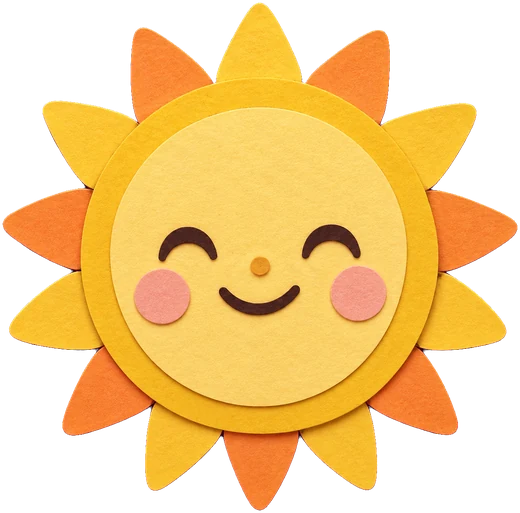
#> input picture art_src/cards/refs/sw_sun.png, 520 x 513 px, given in place of korean_nature_00.webp, which was not available
$ python m3_3_jobs.py
#> lines starting #> are read from the running program, lines starting #| are printed output that depends on the picture
### tools/art/paper_jobs.py
#!/usr/bin/env python3
"""FELT -> PAPER redraw jobs for the shared library and the finished tales (2026-11-22, user: "펠트 질감 싫은뎅",
"다 종이로 변경 기존 동화도요"). Every felt sheet is redrawn PIECE FOR PIECE from itself (the felt raw is the reference:
same count, positions, silhouettes, colours), so tools/art/paper_swap.py can map each new piece onto the old card id.

  python3 tools/art/paper_jobs.py                      # writes tools/art/paper_jobs.json
  bash -c 'python3 tools/run_jobs.py tools/art/paper_jobs.json <ids>'

Outputs <raw dir>/<sheet>_paper.png next to the felt raw (the felt raw is copied to <sheet>_felt.png when the paper
version is swapped in). Groups (job id prefixes): atlas_* (shared atlas sheets), cards_* (the 해와 바람 card kit), and
the tale story sheets (three_pigs: story_houses / story_build_props / story_hearth / story_room; witch_candy: story_wc_*).
The PAPER block is the sunmoon one (tools/art/sunmoon_jobs.py) without the Korean setting words.
"""
import json, os

HERE = os.path.dirname(os.path.abspath(__file__))
ROOT = os.path.abspath(os.path.join(HERE, "..", ".."))

BG = ("on a perfectly flat, uniform, solid pure MAGENTA background (#FF00FF, RGB 255,0,255) with no texture, no gradient, "
      "no vignette, no shadows on the background. Every piece is fully separate and isolated, with a clear empty magenta gap "
      "between pieces; pieces never touch or overlap each other and never touch the image border. "
      "No grid lines, no labels, no text, no letters, no numbers. ")
COLOUR = ("COLOUR RULE: keep the reference colours, but NO magenta-ish colour anywhere: every pink is a warm CORAL-PEACH or "
          "SALMON-ROSE (orange-leaning), any purple a deep BLUE-violet. ")
PAPER = ("STYLE (same for every piece): flat orthographic view, a die-cut pop-up book piece made of MATTE CUT PAPER and "
         "thin cardstock: every colour area is a separate cut or torn sheet of coloured paper glued in layers (a lighter "
         "or darker paper layer on top for shading and detail), crisp cut edges or softly torn deckled edges, each layer "
         "edge with a thin darker cut line and a faint lighter rim on its upper-left (lit) side, fine paper-fibre grain "
         "like handmade mulberry paper, matte, no gloss. ABSOLUTELY NO felt, NO wool, NO fuzz, NO fabric or "
         "knitted texture, NO stitches, NO dashed stitch lines, NO dotted seam lines, NO sewing seams, NO embroidery. "
         "Details are small cut paper shapes or a thin printed line, never stitching. Warm picture book for ages 3-7, "
         "no cast shadows, no drop shadows, no glow, no white sticker border around the pieces. " + COLOUR)
REDRAW = ("REDRAW the reference prop sheet for a children's pop-up storybook PIECE FOR PIECE: the SAME number of pieces in "
          "the SAME positions and the SAME left-to-right / top-to-bottom order, the same shapes, silhouettes, proportions, "
          "sizes and colours, the same objects and the same small motifs (flowers, leaves, windows) where they are cut "
          "shapes; ONLY the material changes from felt to paper. Every dashed or dotted stitch line in the reference is "
          "REMOVED (replace a stitched ridge or hem by a slightly lighter or darker paper layer edge). ")
MATERIALS = ("Objects keep their own material read in paper form: thatch and straw as layered cut straw-paper strips, "
             "plaster as cream paper, wood grain as cut brown paper strips, brick as small cut red-brown paper "
             "rectangles, stone as grey paper pieces, roof tiles as overlapping cut paper scales, water as layered "
             "teal / blue paper with cut cream ripple slivers, clouds as layered cut cream paper with NO dashed lines, "
             "plants and trees as layered cut paper leaves, fur and feathers as layered cut paper, faces simple. ")
CHAR = ("Characters and animals keep EXACTLY the reference design (face, eyes, mouth, expression, hair, clothes, colours, "
        "proportions, pose); only the material changes from felt to cut paper: clothes as cut paper panels, trims and "
        "ribbons as thin paper strips, fur and stripes as cut paper shapes. ")

RAW_A = "art_src/atlas/raw/"
RAW_K = "art_src/cards/raw/"
ATLAS_SHARED = ["hills_clouds", "meadow_field", "stream_water", "forest_broadleaf", "forest_conifer", "bushes_hedges",
                "spring_blossom", "autumn", "small_decor", "village_houses", "village_props", "farm_animals",
                "fairytale_west", "korean_nature", "korean_village", "winter_snow"]
TALE_SHEETS = {"three_pigs": ["story_houses", "story_build_props", "story_hearth", "story_room"],
               "witch_candy": ["story_wc_shop", "story_wc_room", "story_wc_pot", "story_wc_candies", "story_wc_ingredients",
                               "story_wc_halloween", "story_wc_decor", "story_wc_houses_a", "story_wc_houses_b"]}
CARD_SHEETS = sorted(f[:-4] for f in os.listdir(os.path.join(ROOT, RAW_K))
                     if f.endswith(".png") and not f.endswith(("_felt.png", "_paper.png")))


def felt_src(raw_dir, sheet):
    """the felt reference: <sheet>_felt.png once swapped, else <sheet>.png"""
    f = raw_dir + sheet + "_felt.png"
    return f if os.path.exists(os.path.join(ROOT, f)) else raw_dir + sheet + ".png"


JOBS = []


def job(jid, raw_dir, sheet, extra=""):
    JOBS.append({"id": jid, "kind": "bg", "refs": [felt_src(raw_dir, sheet)],
                 "aspect": "the SAME size and orientation as the reference image (any size the tool returns is fine, "
                           "save it as-is)",
                 "out": raw_dir + sheet + "_paper.png",
                 "prompt": REDRAW + BG + PAPER + MATERIALS + extra})


KOREAN_NATURE_EXTRA = (
    "BAN yellow radial pine-needle fan spokes, radial needle starbursts, and dashed or dotted ridge stitch lines: "
    "draw pine foliage pads as solid layered matte cut-paper green scalloped shapes with thin darker cut edges, "
    "and draw mountain ridges as smooth solid layered cut-paper hills with clean paper-tier edges (no dashes, no stitches). "
)

for s in ATLAS_SHARED:
    extra = CHAR if s in ("farm_animals",) else (KOREAN_NATURE_EXTRA if s == "korean_nature" else "")
    job("atlas_" + s, RAW_A, s, extra)
for s in CARD_SHEETS:
    job("cards_" + s, RAW_K, s, CHAR if "animals" in s else "")
for tale, sheets in TALE_SHEETS.items():
    for s in sheets:
        job(s, RAW_A, s)

# ---------------------------------------------------------------- casts of the finished tales (part B)
RAW_C = "art_src/cast/raw/"
CAST_REDRAW = ("REDRAW the reference CHARACTER SHEET for a children's pop-up storybook PIECE FOR PIECE: the SAME number of "
               "figures in the SAME positions and order, each figure the SAME character in EXACTLY the same pose (every "
               "arm, hand, leg, foot, head tilt and prop in the same place), the same facial expression, the same size, "
               "outline and proportions, the same clothes and colours, the same gaps between the legs; ONLY the material "
               "changes from felt to cut paper. Every dashed or dotted stitch line in the reference is REMOVED (a hem or "
               "seam becomes a paper layer edge or a thin printed line). ")
CAST_SHEETS = {
    "three_pigs": ["cast_pigs", "cast_mom_expr", "cast_tp_peek"] +
                  [f"cast_pig_{r}_{k}" for r in "abc" for k in ("views", "expr", "walk_cycle", "run_cycle")] +
                  ["cast_pig_a_carry_cycle", "cast_wolf", "cast_wolf_side", "cast_wolf_front", "cast_wolf_walk_cycle",
                   "cast_wolf_run_cycle", "cast_wolf_front_cycle",
                   "cast_tp_legs_front", "cast_tp_legs_half", "cast_tp_legs_lift", "cast_tp_legs_side", "cast_tp_walk_armless"],
    "sun_wind": ["cast_traveller", "cast_traveller_expr_a", "cast_traveller_expr_b", "cast_traveller_props", "cast_sun_v2",
                 "cast_wind_v2", "cast_traveller_legs_front", "cast_traveller_legs_half", "cast_traveller_legs_lift",
                 "cast_traveller_walk_armless", "cast_traveller_walk_arms"],
    "witch_candy": ["cast_wc_lineup", "cast_dahyun_expr_a", "cast_dahyun_expr_b", "cast_dahyun_tf_a", "cast_dahyun_tf_b",
                    "cast_dahyun_walk_cycle", "cast_dahyun_ghost_cycle", "cast_dahyun_duck_cycle", "cast_witch_expr_a",
                    "cast_witch_expr_b", "cast_witch_walk_cycle", "cast_witch_ghost_cycle", "cast_friends_expr_a",
                    "cast_friends_expr_b", "cast_cat_expr", "cast_cat_walk_cycle", "cast_cat_ghost_cycle",
                    "cast_rabbit_walk_cycle", "cast_rabbit_ghost_cycle", "cast_bear_walk_cycle", "cast_bear_ghost_cycle",
                    "cast_fox_walk_cycle", "cast_fox_ghost_cycle", "cast_wc_surprised_black", "cast_wc_ghost_lips"],
}
for tale, sheets in CAST_SHEETS.items():
    for s in sheets:
        JOBS.append({"id": "castp_" + s, "kind": "bg", "refs": [felt_src(RAW_C, s)],
                     "aspect": "the SAME size and orientation as the reference image (any size the tool returns is fine, "
                               "save it as-is)",
                     "out": RAW_C + s + "_paper.png",
                     "prompt": CAST_REDRAW + BG + PAPER + CHAR + MATERIALS})

# ---------------------------------------------------------------- new paper walk frames (2026-11-22, coordinator: no
# hopping card or straw that vanishes when 첫째 walks away from / toward the camera carrying straw)
JOBS.append({"id": "castnew_cast_pig_a_carry_views", "kind": "bg",
             "refs": [RAW_C + "cast_pig_a_carry_cycle_paper.png", RAW_C + "cast_pig_a_walk_cycle_paper.png"],
             "aspect": "wide landscape (any wide size the tool returns is fine, e.g. 2172x724; save it as-is)",
             "out": RAW_C + "cast_pig_a_carry_views.png",
             "prompt": "A CHARACTER SHEET for a children's pop-up storybook: FOUR separate full-body die-cut stand-up figures "
             "of the SAME little pig in one horizontal row, feet on one common baseline near the bottom, " + BG + PAPER + CHAR +
             "THE PIG: exactly the first reference's piglet (straw hat with a brown band, mustard knitted-look scarf drawn "
             "as cut paper strips, peach skin, curly tail) carrying the SAME golden straw bundle tied with a cord. Same size "
             "as the walking pig in the second reference. (1) BACK view walking AWAY from the viewer, LEFT foot forward: we "
             "see his hat from behind, the scarf ends, his back and curly tail, the straw bundle hugged in front of him so "
             "its golden ends stick out above both shoulders; (2) the same BACK view with the RIGHT foot forward; (3) FRONT "
             "view walking TOWARD the viewer, LEFT foot forward, hugging the straw bundle in both arms in front of his belly, "
             "a cheerful busy face; (4) the same FRONT view with the RIGHT foot forward. Every figure has a clearly VISIBLE "
             "open magenta GAP between the two legs; exactly two arms and two legs; no other character."})

# [4 lines that do not run on import are left out]

### tools/art/m3_3_jobs.py
#!/usr/bin/env python3
"""M3.3 targeted art regeneration jobs for tools/run_jobs.py.

Generates high-resolution matte cut-paper replacements for:
  - m33_sm_tree: story_sm_tree_00 & _01 without yellow pine-needle stitch-fans
  - m33_sm_mountain: story_sm_mountain_00..03, 08 without pine stitch-fans or ridge stitch dashes
  - m33_korean_nature_6: korean_nature_00, 01, 02, 03, 10, 21 without pine-needle fans or ridge dots
  - m33_rp_rug: story_rp_room_07 flat layered cut-paper concentric rug (no braided wool/yarn)
  - m33_wg_rug_floor: story_wg_cottage_05 flat cut-paper floorboards + concentric rug
  - m33_hearth_rug: story_hearth_16 flat cut-paper concentric oval rug
  - m33_story_room_02: decorated kitchen right wall (oak brace, wall shelf/peg rack with stoneware plates/copper pan/herbs; NO window)
  - m33_pj_splash: story_pj_yard_04 crisp high-res single-piece night-readable cut-paper water splash
"""
import json
import os
import sys
from PIL import Image

HERE = os.path.dirname(os.path.abspath(__file__))
ROOT = os.path.abspath(os.path.join(HERE, "..", ".."))
os.chdir(ROOT)

sys.path.insert(0, HERE)
import paper_jobs as pj  # noqa: E402

REF_DIR = "art_src/atlas/raw/m3_3_refs"
OUT_DIR = "art_src/atlas/raw/m3_3_out"
os.makedirs(REF_DIR, exist_ok=True)
os.makedirs(OUT_DIR, exist_ok=True)


def on_magenta(card_rel: str, pad: int = 80, min_w: int = 0, min_h: int = 0) -> str:
    im = Image.open(card_rel).convert("RGBA")
    W = max(im.width + 2 * pad, min_w)
    H = max(im.height + 2 * pad, min_h)
    bg = Image.new("RGB", (W, H), (255, 0, 255))
    bg.paste(im, ((W - im.width) // 2, (H - im.height) // 2), im)
    name = os.path.basename(card_rel).rsplit(".", 1)[0] + "_mag.png"
    out = os.path.join(REF_DIR, name)
    bg.save(out)
    return out


def make_grid_ref(name: str, card_rels: list[str], cols: int = 3, W: int = 1536, H: int = 1024) -> str:
#> called with name = 'ref_korean_nature_6.png', cols = 3, W = 1536, H = 1024
    rows = (len(card_rels) + cols - 1) // cols
    bg = Image.new("RGB", (W, H), (255, 0, 255))
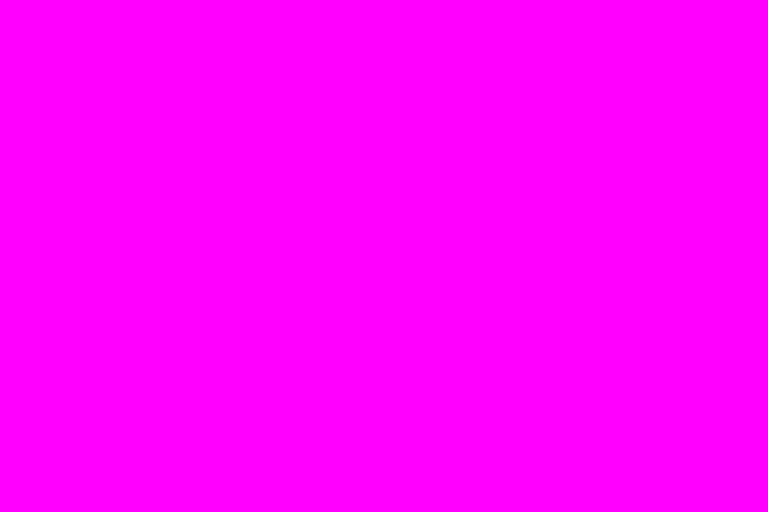
#> bg: PIL image 1536x1024 RGB (shown at 1/2 size); mean R, G, B 255, 0, 255
    cw, ch = W // cols, H // rows
    pad = 40
    for idx, rel in enumerate(card_rels):
        im = Image.open(rel).convert("RGBA")
        r, c = divmod(idx, cols)
        s = min((cw - 2 * pad) / im.width, (ch - 2 * pad) / im.height)
#> s = 0.831
        nw, nh = max(1, round(im.width * s)), max(1, round(im.height * s))
#> nw = 432; nh = 426
        im_r = im.resize((nw, nh), Image.LANCZOS)
        x = c * cw + (cw - nw) // 2
#> x = 40
        y = r * ch + ch - pad - nh
#> y = 46
        bg.paste(im_r, (x, y), im_r)
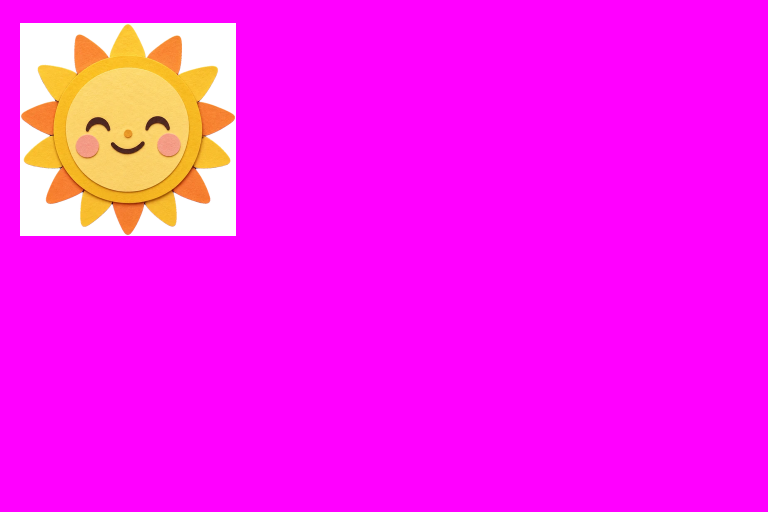
#> bg: PIL image 1536x1024 RGB (shown at 1/2 size); mean R, G, B 254.1, 24.5, 241.9
#> pass 2 of the loop in make_grid_ref, `for idx, rel in enumerate(card_rels):`:
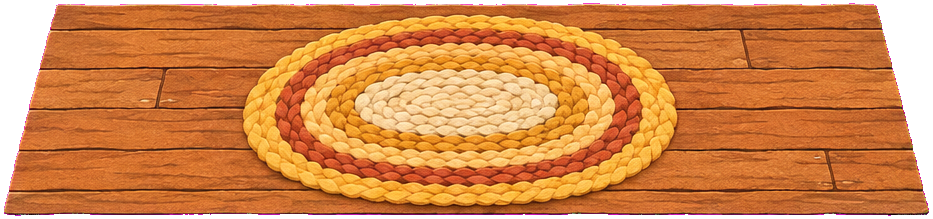
#> input picture game/art/atlas/story_wg_cottage/story_wg_cottage_05.webp, 933 x 219 px, given in place of korean_nature_01.webp, which was not available
#> in make_grid_ref, im is the input picture: PIL image 933x219 RGBA; mean R, G, B, A 193, 112.1, 55.7, 229.7
#> in make_grid_ref, `im_r = im.resize((nw, nh), Image.LANCZOS)`:
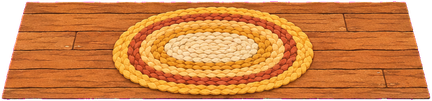
#> im_r: PIL image 432x101 RGBA; mean R, G, B, A 190.1, 111.7, 54.2, 229.7; transparent parts drawn white
#> in make_grid_ref, `bg.paste(im_r, (x, y), im_r)`:
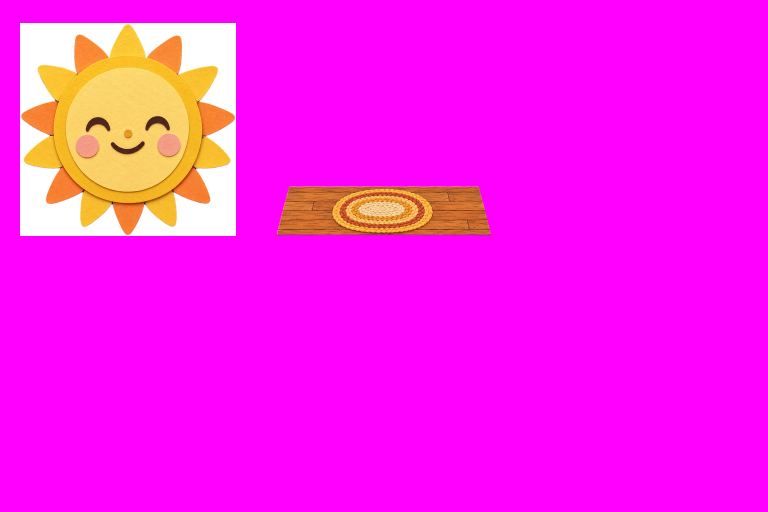
#> bg: PIL image 1536x1024 RGB (shown at 1/2 size); mean R, G, B 252.9, 27.6, 236.9
    out = os.path.join(REF_DIR, name)
    bg.save(out)
    return out


#> (the run stopped early here; a loop or call above may not have finished)
